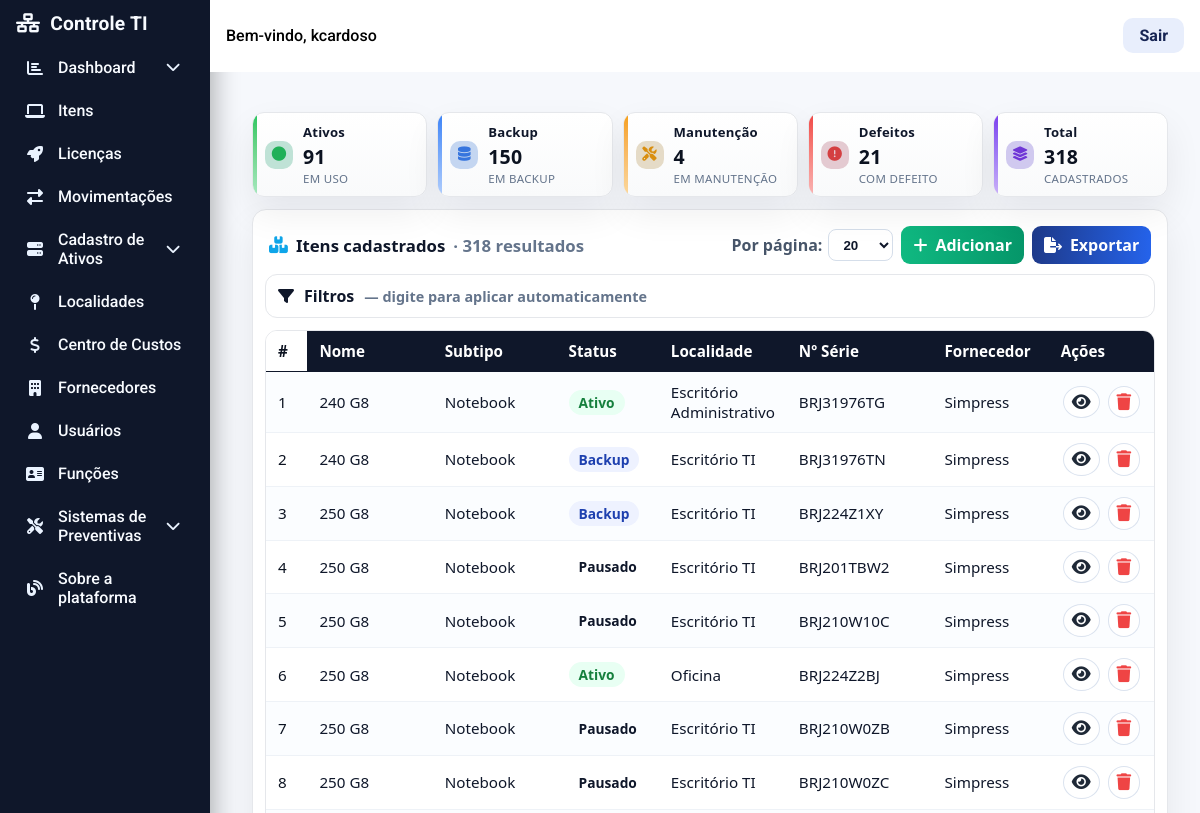
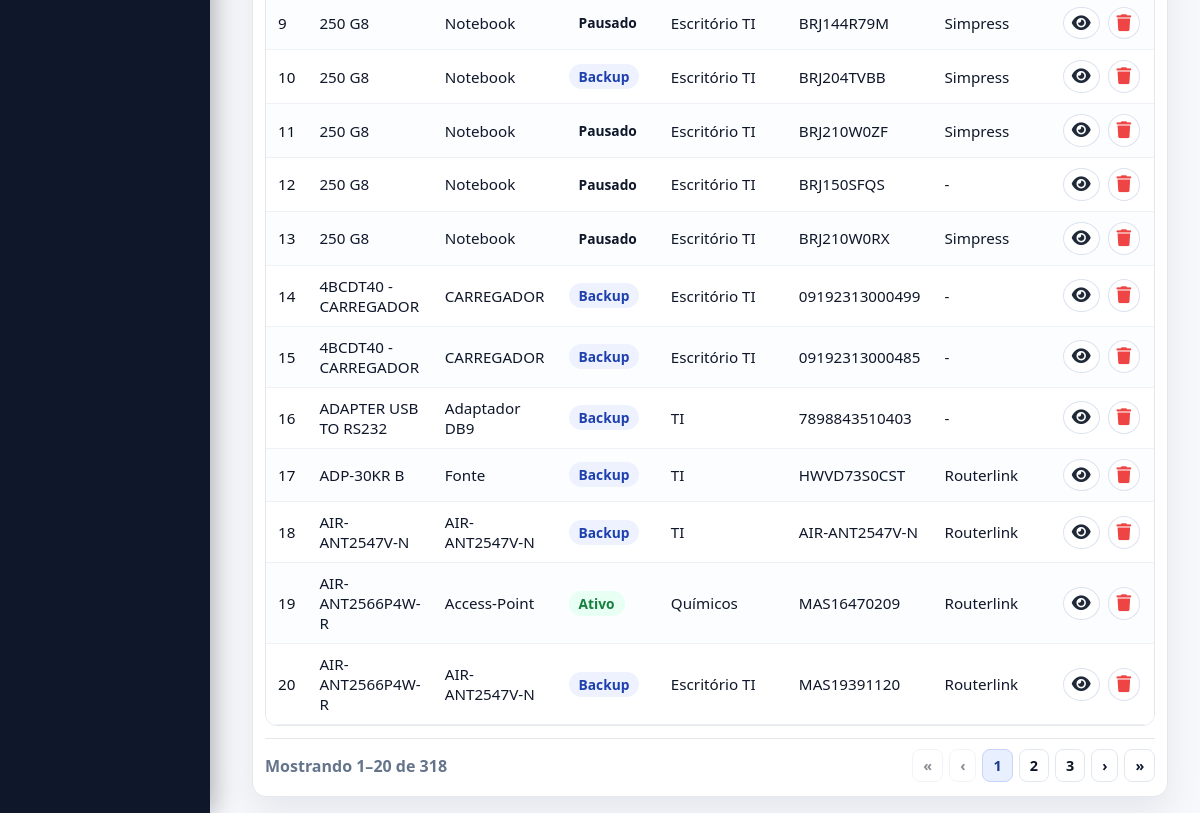
The app's page / (signed in), older data (2 pictures, top to bottom).
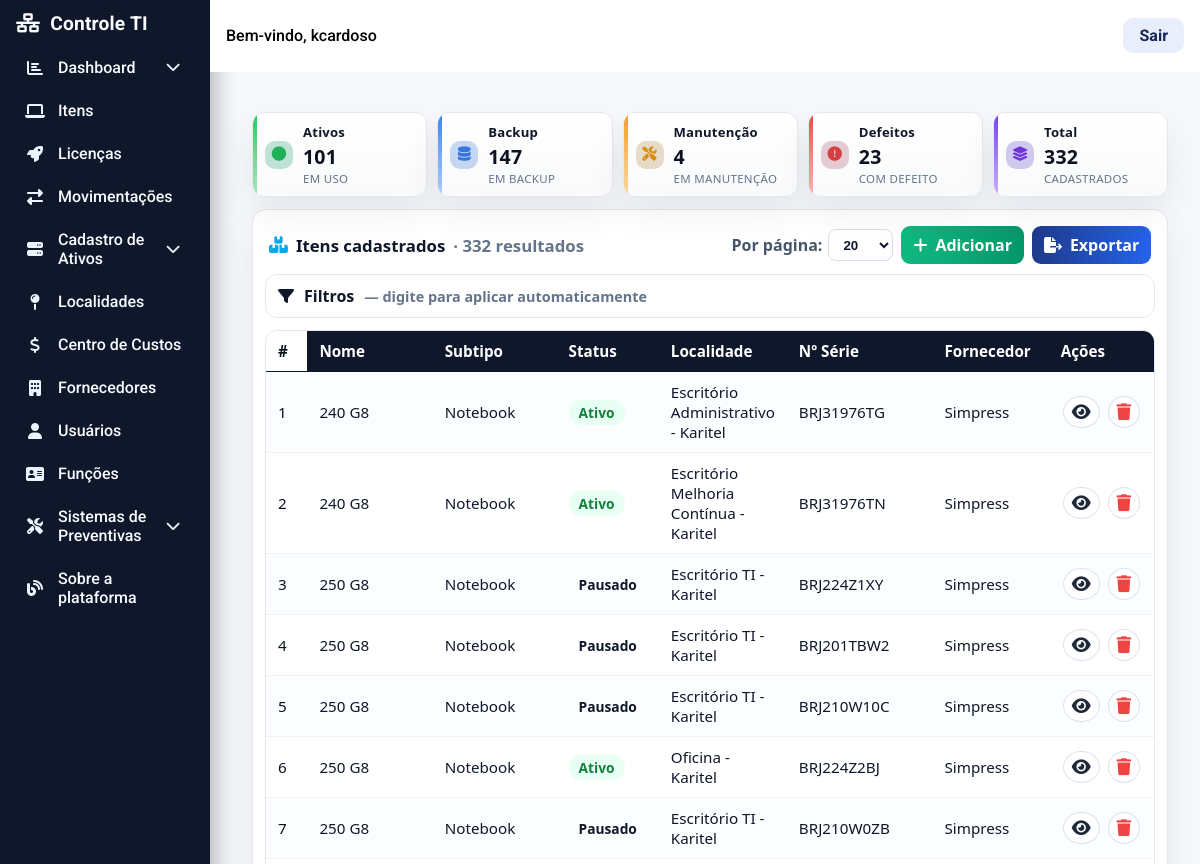
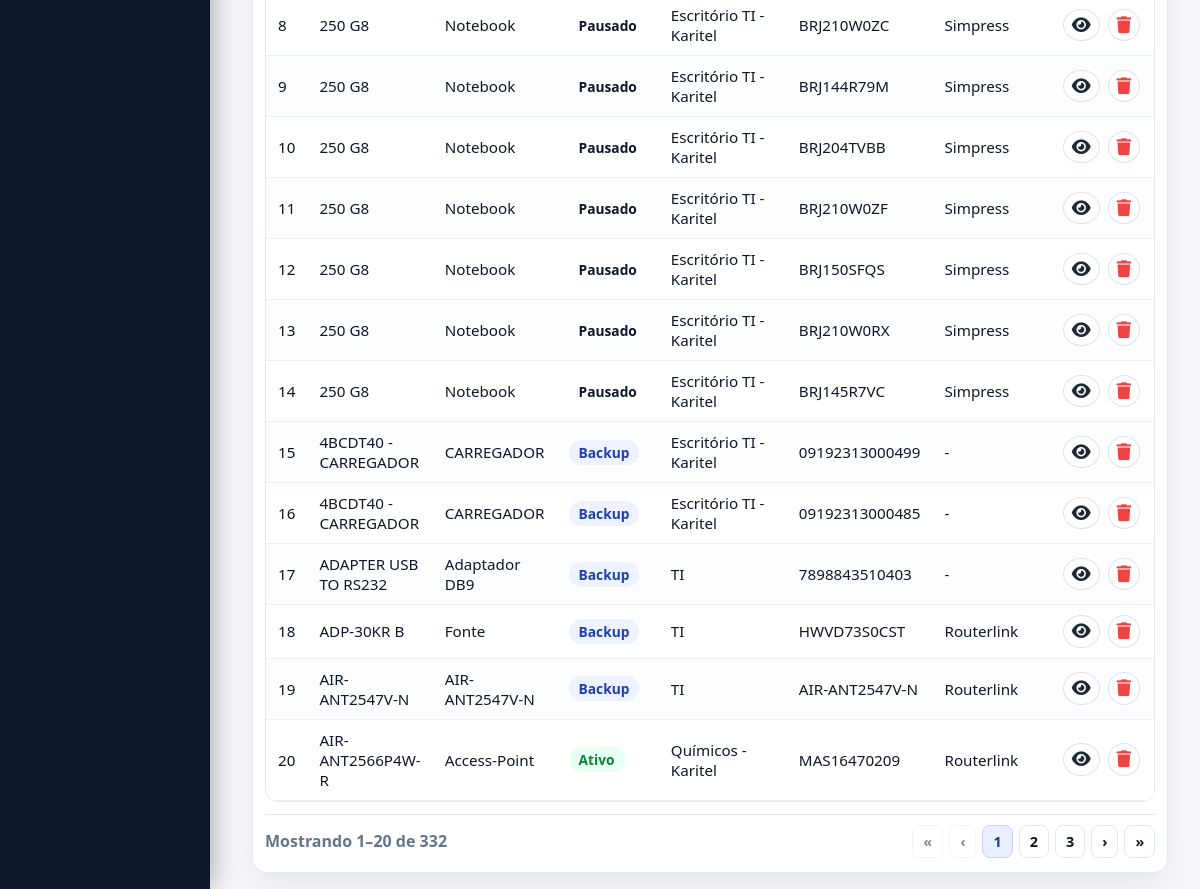
The same page, newer data (2 pictures, top to bottom).
### ProjetoEstoque/models.py (models this page shows, shortened)
class AuditModel(models.Model):
    criado_por = models.ForeignKey(User, related_name="%(class)s_criador", on_delete=models.SET_NULL, null=True)
    atualizado_por = models.ForeignKey(User, related_name="%(class)s_atualizador", on_delete=models.SET_NULL, null=True)
    created_at = models.DateTimeField(auto_now_add=True)
    updated_at = models.DateTimeField(auto_now=True)
    class Meta:
        abstract = True

class Item(AuditModel):
    nome = models.CharField(max_length=100)
    numero_serie = models.CharField(max_length=100, blank=True, null=True)
    marca = models.CharField(max_length=100, blank=True, null=True)
    modelo = models.CharField(max_length=100, blank=True, null=True)
    centro_custo = models.ForeignKey(CentroCusto, on_delete=models.SET_NULL, null=True, blank=True)  # <-- novo campo
    quantidade = models.PositiveIntegerField(default=1)
    item_consumo = models.CharField(max_length=3, choices=SimNaoChoices.choices, default=SimNaoChoices.NAO)
    pmb = models.CharField(max_length=3, choices=SimNaoChoices.choices, default=SimNaoChoices.NAO)
    valor = models.DecimalField(max_digits=10, decimal_places=2, blank=True, null=True)
    status = models.CharField(max_length=15, choices=StatusItemChoices.choices, default=StatusItemChoices.ATIVO)
    fornecedor = models.ForeignKey(Fornecedor, on_delete=models.SET_NULL, null=True, blank=True)
    categoria = models.ForeignKey(Categoria, on_delete=models.SET_NULL, null=True, blank=True)
    subtipo = models.ForeignKey(Subtipo, on_delete=models.SET_NULL, null=True, blank=True)
    localidade = models.ForeignKey(Localidade, on_delete=models.SET_NULL, null=True, blank=True)
    precisa_preventiva = models.CharField(max_length=3, choices=SimNaoChoices.choices, default=SimNaoChoices.NAO)
    data_limite_preventiva = models.IntegerField(help_text="Dias para nova preventiva", blank=True, null=True)
    data_compra = models.DateField(blank=True, null=True)
    numero_pedido = models.CharField(max_length=100, blank=True, null=True)
    observacoes = models.TextField(blank=True, null=True)
    locado = models.CharField(max_length=3, choices=SimNaoChoices.choices, default=SimNaoChoices.NAO)
    class Meta:
        verbose_name = "Item / Equipamento"
        verbose_name_plural = "Itens / Equipamentos"

class Subtipo(AuditModel):
    nome = models.CharField(max_length=100)
    alocado = models.CharField(max_length=3, choices=SimNaoChoices.choices)
    categoria = models.ForeignKey(Categoria, on_delete=models.CASCADE)

class Localidade(AuditModel):
    codigo = models.CharField(
        max_length=20,
        choices=LocalidadeChoices.choices,
        null=True, blank=True,
        help_text="Sede: "
    )
    local = models.CharField(max_length=100)

class Fornecedor(AuditModel):
    nome = models.CharField(max_length=100)
    cnpj = models.CharField(max_length=18)
    contrato = models.TextField(blank=True, null=True)

### ProjetoEstoque/views.py (the view, shortened to what this page needs)
# urls.py: path('', equipamentos_list, name="home"),
@login_required
def equipamentos_list(request):
    context = _build_queryset_and_context(request)
    is_partial = request.GET.get("partial") == "1" or request.headers.get("X-Requested-With") == "XMLHttpRequest"
    return render(request, "front/equipamentos/equipamentos_list.html", context)

### ProjetoEstoque/templates/front/equipamentos/equipamentos_list.html (shortened to what this page needs)
{% extends 'base.html' %}
{% load static %}
{% block content %}
<div class="page">
  <div id="kpisWrap" class="cards-grid">
    {% include "front/equipamentos/_kpis.html" %}
  </div>
  <div class="shell">
    <div class="list-top">
      <h3>
        <i class="fa fa-boxes-stacked" style="color:var(--info)"></i>
        Itens cadastrados
        <span class="count-muted">· <span id="countResults">{{ filtered_total }}</span> resultados</span>
      </h3>
      <div class="top-actions">
        <form method="get" id="sizeForm" style="display:flex;align-items:center;gap:8px">
          <label for="pp" class="page-size" style="gap:6px;">
            Por página:
            <select name="pp" id="pp">
              <option value="20"  {% if per_page == 20  %}selected{% endif %}>20</option>
            </select>
          </label>
        </form>
        <a class="btn btn-add" href="{% url 'cadastrar_equipamento' %}"><i class="fa fa-plus"></i> Adicionar</a>
        {% with qs=request.GET.urlencode %}
          <a class="btn btn-export" href="{% url 'equipamentos_exportar' %}{% if qs %}?{{ qs }}{% endif %}">
            <i class="fa fa-file-export"></i> Exportar
          </a>
        {% endwith %}
      </div>
    </div>
    <details class="filters" {% if request.GET %}open{% endif %}>
      <summary>
        <i class="fa fa-filter"></i> Filtros
        <span class="hint">— digite para aplicar automaticamente</span>
      </summary>
    </details>
    <div class="table-wrap">
      <table id="tabelaEquipamentos">
        <thead>
          <tr>
            <th class="sticky" data-col="0" style="left:0"># </th>
            <th data-col="1">Nome </th>
            <th data-col="2">Subtipo </th>
            <th data-col="3">Status </th>
            <th data-col="5">Localidade </th>
            <th data-col="6">Nº Série </th>
            <th data-col="7">Fornecedor </th>
            <th>Ações</th>
          </tr>
        </thead>
        <tbody id="tbodyEquipamentos">
          {% include "front/equipamentos/_tbody.html" %}
        </tbody>
      </table>
    </div>
    <div id="paginationWrap">
      {% include "front/equipamentos/_pagination.html" %}
    </div>
  </div>
</div>
{% endblock %}

### ProjetoEstoque/templates/front/equipamentos/_tbody.html
{% for equipamento in equipamentos %}
<tr class="clickable" data-href="{% url 'equipamento_detalhe' equipamento.id %}">
  <td class="sticky" style="left:0">{{ forloop.counter0|add:row_start }}</td>
  <td title="{{ equipamento.nome|default:'-' }}">{{ equipamento.nome|default:"-" }}</td>
  <td>{% if equipamento.subtipo %}{{ equipamento.subtipo.nome }}{% else %}-{% endif %}</td>
  <td>
    <span class="status {{ equipamento.status|lower }}" title="{{ equipamento.get_status_display|default:equipamento.status|capfirst }}">
      {{ equipamento.get_status_display|default:equipamento.status|capfirst }}
    </span>
  </td>
  <td>{% if equipamento.localidade %}{{ equipamento.localidade.local }}{% else %}-{% endif %}</td>
  <td>{{ equipamento.numero_serie|default:"-" }}</td>
  <td>{% if equipamento.fornecedor %}{{ equipamento.fornecedor.nome }}{% else %}-{% endif %}</td>
  <td class="td-acoes">
    <a class="icon-btn view" title="Visualizar" href="{% url 'equipamento_detalhe' equipamento.id %}"><i class="fa fa-eye"></i></a>
    <button class="icon-btn delete" title="Excluir" onclick="openDeleteModal('{{ equipamento.id }}','{{ equipamento.nome|escapejs }}')"><i class="fa fa-trash"></i></button>
  </td>
</tr>
{% empty %}
<tr><td colspan="8" style="text-align:center;color:#64748b;padding:18px">Nenhum equipamento encontrado.</td></tr>
{% endfor %}

Row changes from the older to the newer data that the page shows:
no longer on this page (row unchanged): Item: nome "AIR-ANT2566P4W-R", subtipo.nome "AIR-ANT2547V-N", status "Backup", localidade.local "Escritório TI", numero_serie "MAS19391120", fornecedor.nome "Routerlink"
changed Item "BRJ31976TG": localidade.local "Escritório Administrativo" → "Escritório Administrativo - Karitel"
changed Item "BRJ31976TN": status "Backup" → "Ativo"; localidade.local "Escritório TI" → "Escritório Melhoria Contínua - Karitel"
changed Item "BRJ224Z1XY": status "Backup" → "Pausado"; localidade.local "Escritório TI" → "Escritório TI - Karitel"
changed through a linked row, Item "BRJ201TBW2": localidade.local "Escritório TI" → "Escritório TI - Karitel"
changed through a linked row, Item "BRJ210W10C": localidade.local "Escritório TI" → "Escritório TI - Karitel"
changed Item "BRJ224Z2BJ": localidade.local "Oficina" → "Oficina - Karitel"
changed through a linked row, Item "BRJ210W0ZB": localidade.local "Escritório TI" → "Escritório TI - Karitel"
changed through a linked row, Item "BRJ210W0ZC": localidade.local "Escritório TI" → "Escritório TI - Karitel"
changed through a linked row, Item "BRJ144R79M": localidade.local "Escritório TI" → "Escritório TI - Karitel"
changed Item "BRJ204TVBB": status "Backup" → "Pausado"; localidade.local "Escritório TI" → "Escritório TI - Karitel"
changed through a linked row, Item "BRJ210W0ZF": localidade.local "Escritório TI" → "Escritório TI - Karitel"
changed Item "BRJ150SFQS": localidade.local "Escritório TI" → "Escritório TI - Karitel"; fornecedor.nome (not shown) → "Simpress"; no longer shows "-"
changed through a linked row, Item "BRJ210W0RX": localidade.local "Escritório TI" → "Escritório TI - Karitel"
added Item: nome "250 G8", subtipo.nome "Notebook", status "Pausado", localidade.local "Escritório TI - Karitel", numero_serie "BRJ145R7VC", fornecedor.nome "Simpress"
changed through a linked row, Item (number 15 of 20 on the later page): localidade.local "Escritório TI" → "Escritório TI - Karitel"
changed through a linked row, Item (number 16 of 20 on the later page): localidade.local "Escritório TI" → "Escritório TI - Karitel"
changed through a linked row, Item "AIR-ANT2566P4W-R": localidade.local "Químicos" → "Químicos - Karitel"
Text that changed along with them:
{{ total_ativos }}: "91" → "101"
{{ total_backup }}: "150" → "147"
{{ total_queimados }}: "21" → "23"
{{ total_geral }}: "318" → "332"
{{ filtered_total }}: "318" → "332"
{{ paginator.count }}: "318" → "332"
